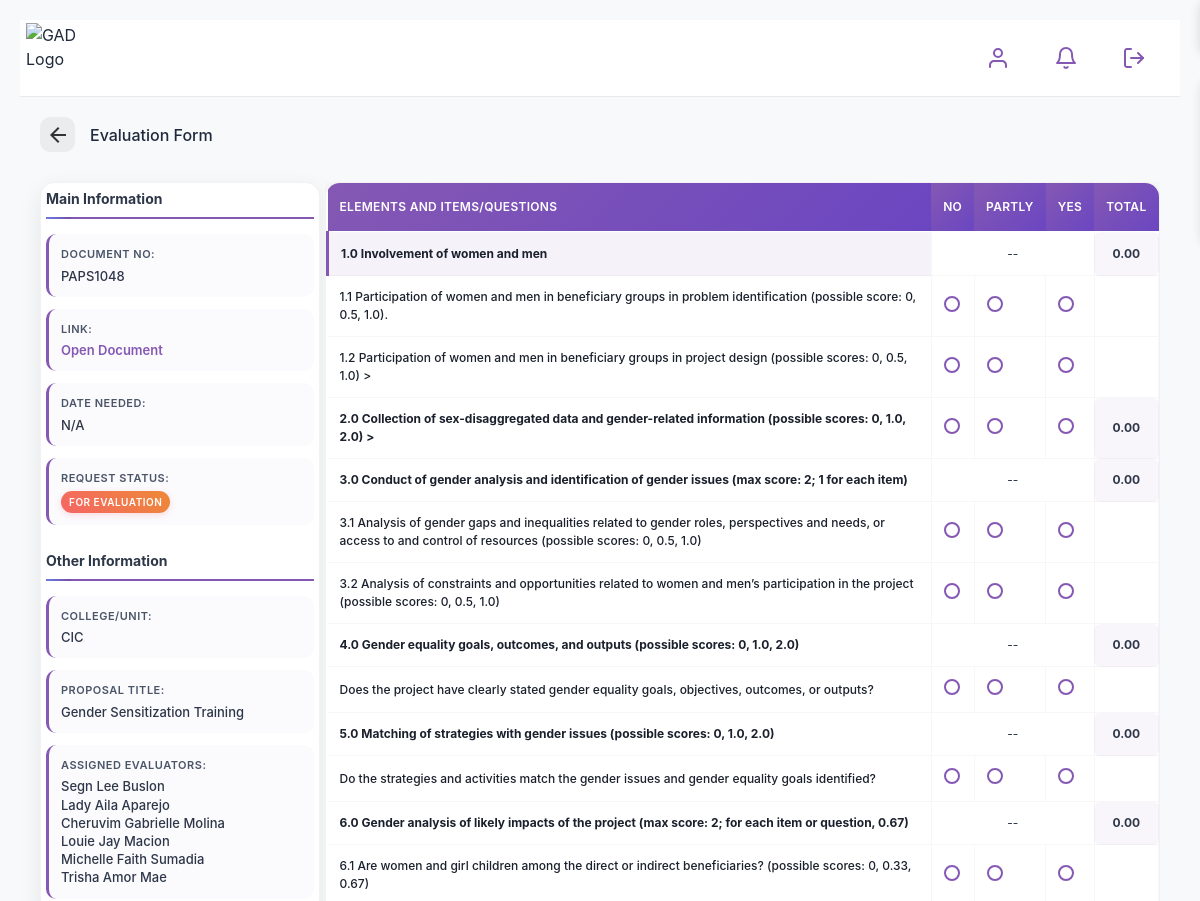
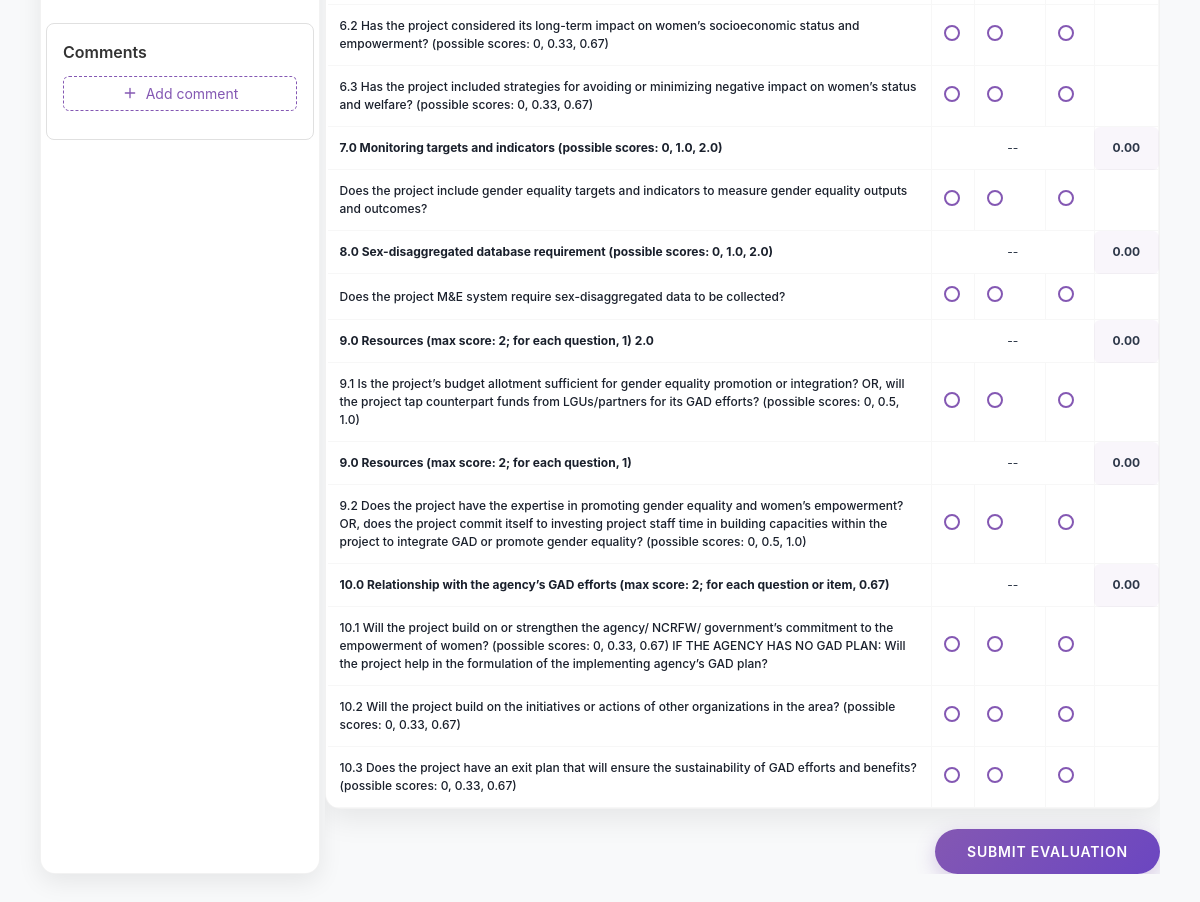
The app's page /evaluation-form.php?papsID=PAPS1048 (signed in) with its own data (2 pictures, top to bottom).
### tables this page shows
CREATE TABLE IF NOT EXISTS `paps` (
  `papsID` varchar(10) NOT NULL,
  `userID` varchar(10) NOT NULL,
  `title` varchar(200) NOT NULL,
  `organization` varchar(25) NOT NULL,
  `dateSubmitted` date NOT NULL DEFAULT (curdate()),
  `fileLink` varchar(1000) NOT NULL,
  `status` enum('unassigned','pending','completed') DEFAULT 'unassigned',
  `finalScore` decimal(10,2) DEFAULT NULL,
  PRIMARY KEY (`papsID`),
  KEY `paps_ibfk_1` (`userID`)
);

CREATE TABLE IF NOT EXISTS `scoresheet` (
  `itemID` varchar(10) NOT NULL,
  `item` text NOT NULL,
  `subitem` text,
  `adminID` varchar(10) NOT NULL,
  `yesValue` decimal(5,2) NOT NULL,
  `noValue` decimal(5,2) NOT NULL,
  `partlyValue` decimal(5,2) NOT NULL,
  PRIMARY KEY (`itemID`),
  KEY `adminID` (`adminID`)
);

### evaluation-form.php (the view, shortened to what this page needs)
<?php
include 'db_connection.php';
$papsID = $_GET['papsID'] ?? null;
$conn = new mysqli($host, $user, $pass, $db);
$res = $conn->query("SELECT MAX(versionID) AS latest FROM ScoresheetVersions");
$versionID = $res->fetch_assoc()['latest'] ?? '';
$stmt = $conn->prepare("SELECT s.* FROM ScoresheetVersions sv JOIN Scoresheet s ON sv.itemID = s.itemID WHERE sv.versionID = ? ORDER BY CAST(SUBSTRING_INDEX(s.item, '.', 1) AS UNSIGNED), s.itemID");
$stmt->bind_param("s", $versionID);
$stmt->execute();
$result = $stmt->get_result();
$scoresheet = [];
while ($row = $result->fetch_assoc()) {
  $item = $row['item'];
  $subitem = $row['subitem'];
  if (!isset($scoresheet[$item])) {
    $scoresheet[$item] = [
      'parent' => $row,
      'subitems' => [],
    ];
  }
  if (!empty($subitem)) {
    $scoresheet[$item]['subitems'][] = $row;
  }
}
$stmt = $conn->prepare("SELECT papsID, title, organization, fileLink, status FROM paps WHERE papsID = ?");
$stmt->bind_param("s", $papsID);
$stmt->execute();
$result = $stmt->get_result();
$papInfo = $result->fetch_assoc();
$stmt = $conn->prepare("SELECT fname, lname FROM assignedeval ae JOIN evaluator e ON ae.evaluatorID = e.evaluatorID WHERE ae.papsID = ?");
$stmt->bind_param("s", $papsID);
$stmt->execute();
$result = $stmt->get_result();
$assignedEvaluators = [];
while ($row = $result->fetch_assoc()) {
  $assignedEvaluators[] = $row['fname'] . ' ' . $row['lname'];
}
?>
<!DOCTYPE html>
<html lang="en">
<head>
  <link rel="stylesheet" href="globalstyles.css">
  <link rel="stylesheet" href="evaluator.css">
  <link rel="stylesheet" href="evaluation-form.css">
</head>
<body style>
  <div class="view" style="margin:0 auto; padding:20px; box-sizing:border-box;">
    <div class="header" style="position:sticky; top:0; z-index:100; background:#fff;">
      <div class="logo">
        <div class="logo-icon">
          <img src="img/logo.svg" alt="GAD Logo" width="80" height="80">
        </div>
      </div>
      <div class="header-actions">
        <div class="header-icon-container">
          <button class="icon-button">
          </button>
        </div>
        <div class="header-icon-container">
          <button class="icon-button" id="notification-button" title="Notifications">
          </button>
        </div>
        <div class="header-icon-container">
          <button class="icon-button" id="menu-button" title="Log out">
          </button>
        </div>
      </div>
    </div>
    <div class="subheader-container">
      <div class="subheader-header">
        <div class="header-left">
          <a href="evalhome.php" class="back-icon">
            <svg width="24" height="24" viewBox="0 0 24 24" fill="none" xmlns="http://www.w3.org/2000/svg">
              <path d="M20 11H7.83L13.42 5.41L12 4L4 12L12 20L13.41 18.59L7.83 13H20V11Z" fill="#333333" />
            </svg>
          </a>
          <div class="subheader-title">Evaluation Form</div>
        </div>
      </div>
    </div>
    <div class="content">
      <div class="sidebar">
        <div class="info-section">
          <h2 class="info-title">Main Information</h2>
          <div class="info-row">
            <div class="info-label">Document No:</div>
            <div class="info-value"><?php echo htmlspecialchars($papInfo['papsID'] ?? 'N/A'); ?></div>
          </div>
          <div class="info-row">
            <div class="info-label">Link:</div>
            <div class="info-value">
              <a href="<?php echo htmlspecialchars($papInfo['fileLink'] ?? '#'); ?>" target="_blank">
                <?php echo !empty($papInfo['fileLink']) ? 'Open Document' : 'No link available'; ?>
              </a>
            </div>
          </div>
          <div class="info-row">
            <div class="info-label">Date Needed:</div>
            <div class="info-value">N/A</div>
          </div>
          <div class="info-row">
            <div class="info-label">Request Status:</div>
            <div class="info-value">
              <span class="badge">FOR EVALUATION</span>
            </div>
          </div>
        </div>
        <div class="info-section">
          <h2 class="info-title">Other Information</h2>
          <div class="info-row">
            <div class="info-label">College/Unit:</div>
            <div class="info-value"><?php echo htmlspecialchars($papInfo['organization'] ?? 'N/A'); ?></div>
          </div>
          <div class="info-row">
            <div class="info-label">Proposal Title:</div>
            <div class="info-value"><?php echo htmlspecialchars($papInfo['title'] ?? 'N/A'); ?></div>
          </div>
          <div class="info-row">
            <div class="info-label">Assigned Evaluators:</div>
            <div class="info-value">
              <?php echo !empty($assignedEvaluators) ? implode('<br>', array_map('htmlspecialchars', $assignedEvaluators)) : 'None assigned'; ?>
            </div>
          </div>
        </div>
        <div class="info-section comment-section">
          <h2 class="comment-title">Comments</h2>
          <button class="add-comment-btn" id="addCommentBtn">
            <svg viewBox="0 0 24 24" fill="none" xmlns="http://www.w3.org/2000/svg">
              <path d="M12 5V19M5 12H19" stroke="currentColor" stroke-width="2" stroke-linecap="round"
                stroke-linejoin="round" />
            </svg>
            Add comment
          </button>
        </div>
      </div>
      <form id="evaluationForm" method="POST" action="save_scores.php" onsubmit="return true;">
        <div class="table-container">
          <table class="sticky-header">
            <thead>
              <tr>
                <th>Elements and Items/Questions</th>
                <th>No</th>
                <th>Partly</th>
                <th>Yes</th>
                <th>Total</th>
              </tr>
            </thead>
            <tbody>
              <?php foreach ($scoresheet as $item => $group): ?>
                <tr>
                  <td><strong><?= htmlspecialchars($item) ?></strong></td>
                  <?php if (count($group['subitems']) === 0): ?>
                    <td><input type="radio" name="score[<?= $group['parent']['itemID'] ?>]"
                        value="<?= $group['parent']['noValue'] ?>" data-parent="<?= $group['parent']['itemID'] ?>"></td>
                    <td><input type="radio" name="score[<?= $group['parent']['itemID'] ?>]"
                        value="<?= $group['parent']['partlyValue'] ?>" data-parent="<?= $group['parent']['itemID'] ?>"></td>
                    <td><input type="radio" name="score[<?= $group['parent']['itemID'] ?>]"
                        value="<?= $group['parent']['yesValue'] ?>" data-parent="<?= $group['parent']['itemID'] ?>"></td>
                    <td class="total" id="total_item_<?= $group['parent']['itemID'] ?>">0.00</td>
                  <?php else: ?>
                    <td colspan="3" style="text-align: center;">--</td>
                    <td class="total" id="total_item_<?= $group['parent']['itemID'] ?>">0.00</td>
                  <?php endif; ?>
                </tr>
                <?php
                usort($group['subitems'], function ($a, $b) {
                  $aVal = floatval(preg_replace('/[^0-9.]/', '', $a['subitem']));
                  $bVal = floatval(preg_replace('/[^0-9.]/', '', $b['subitem']));
                  return $aVal <=> $bVal;
                });
                foreach ($group['subitems'] as $sub): ?>
                  <tr>
                    <td><?= htmlspecialchars($sub['subitem']) ?></td>
                    <td><input type="radio" name="score[<?= $sub['itemID'] ?>]" value="<?= $sub['noValue'] ?>"
                        data-parent="<?= $group['parent']['itemID'] ?>"></td>
                    <td><input type="radio" name="score[<?= $sub['itemID'] ?>]" value="<?= $sub['partlyValue'] ?>"
                        data-parent="<?= $group['parent']['itemID'] ?>"></td>
                    <td><input type="radio" name="score[<?= $sub['itemID'] ?>]" value="<?= $sub['yesValue'] ?>"
                        data-parent="<?= $group['parent']['itemID'] ?>"></td>
                    <td></td>
                  </tr>
                <?php endforeach; ?>
              <?php endforeach; ?>
            </tbody>
          </table>
        </div>
        <button class="submit-btn" type="submit">Submit Evaluation</button>
      </form>
    </div>
  </div>
</body>
</html>

### globalstyles.css (style rules this page uses)
* { margin: 0; padding: 0; box-sizing: border-box; font-family: -apple-system, BlinkMacSystemFont, 'Segoe UI', Roboto, Oxygen, Ubuntu, Cantarell, sans-serif; }
body { font-family: -apple-system, BlinkMacSystemFont, 'Segoe UI', Roboto, Oxygen, Ubuntu, Cantarell, sans-serif; background-color: #f8fafc; color: #1e293b; line-height: 1.5; }
.view { width: 100vw; min-height: 100vh; background-color: white; box-shadow: 0 0 10px rgba(0, 0, 0, 0.1); display: flex; flex-direction: column; }
.header { display: flex; justify-content: space-between; align-items: center; padding: 20px; background-color: white; border-bottom: 1px solid #eaeaea; }
.logo { display: flex; align-items: center; margin-top: 10px; }
.logo-icon { width: 40px; height: 40px; display: flex; align-items: center; margin-left: -10px; }
.header-actions { display: flex; gap: 20px; }
.icon-button { background: none; border: none; cursor: pointer; width: 60px; height: 60px; display: flex; align-items: center; justify-content: center; border-radius: 50%; transition: background-color 0.3s; }
.content { display: flex; justify-content: center; align-items: center; flex: 1; padding: 40px 20px; }
.subheader-container { padding: 20px; }
.header-left { display: flex; align-items: center; }
.back-icon { margin-right: 15px; display: flex; align-items: center; }
.subheader-title { font-size: 16px; font-weight: 500; }
.header-icon-container { display: flex; flex-direction: column; align-items: center; }

### evaluator.css (style rules this page uses)
.header { display: flex; justify-content: space-between; align-items: center; padding: 8px 16px; }
.header-actions { display: flex; gap: 8px; }
.icon-button { padding: 4px; }
.logo { margin-right: 90px; }
.view { background-color: #f8f9fa; min-height: 100vh; font-family: -apple-system, BlinkMacSystemFont, 'Segoe UI', Roboto, Oxygen, Ubuntu, Cantarell, sans-serif; }

### records on screen
paps: papsID "PAPS1048", organization "CIC", title "Gender Sensitization Training"
scoresheet: item "1.0 Involvement of women and men", subitem "1.1 Participation of women and men in beneficiary groups in problem identification (possible score: 0, 0.5, 1.0)."
scoresheet: subitem "1.2 Participation of women and men in beneficiary groups in project design (possible scores: 0, 0.5, 1.0) >"
scoresheet: item "2.0 Collection of sex-disaggregated data and gender-related information (possible scores: 0, 1.0, 2.0) >"
scoresheet: item "3.0 Conduct of gender analysis and identification of gender issues (max score: 2; 1 for each item)", subitem "3.1 Analysis of gender gaps and inequalities related to gender roles, perspectives and needs, or access to and control of resources (possible scores: 0, 0.5, 1.0)"
scoresheet: subitem "3.2 Analysis of constraints and opportunities related to women and men’s participation in the project (possible scores: 0, 0.5, 1.0)"
scoresheet: item "4.0 Gender equality goals, outcomes, and outputs (possible scores: 0, 1.0, 2.0)", subitem "Does the project have clearly stated gender equality goals, objectives, outcomes, or outputs?"
scoresheet: item "5.0 Matching of strategies with gender issues (possible scores: 0, 1.0, 2.0)", subitem "Do the strategies and activities match the gender issues and gender equality goals identified?"
scoresheet: item "6.0 Gender analysis of likely impacts of the project (max score: 2; for each item or question, 0.67)", subitem "6.1 Are women and girl children among the direct or indirect beneficiaries? (possible scores: 0, 0.33, 0.67)"
scoresheet: subitem "6.2 Has the project considered its long-term impact on women’s socioeconomic status and empowerment? (possible scores: 0, 0.33, 0.67)"
scoresheet: subitem "6.3 Has the project included strategies for avoiding or minimizing negative impact on women’s status and welfare? (possible scores: 0, 0.33, 0.67)"
scoresheet: item "7.0 Monitoring targets and indicators (possible scores: 0, 1.0, 2.0)", subitem "Does the project include gender equality targets and indicators to measure gender equality outputs and outcomes?"
scoresheet: item "8.0 Sex-disaggregated database requirement (possible scores: 0, 1.0, 2.0)", subitem "Does the project M&E system require sex-disaggregated data to be collected?"
scoresheet: item "9.0 Resources (max score: 2; for each question, 1) 2.0", subitem "9.1 Is the project’s budget allotment sufficient for gender equality promotion or integration? OR, will the project tap counterpart funds from LGUs/partners for its GAD efforts? (possible scores: 0, 0.5, 1.0)"
scoresheet: item "9.0 Resources (max score: 2; for each question, 1)", subitem "9.2 Does the project have the expertise in promoting gender equality and women’s empowerment? OR, does the project commit itself to investing project staff time in building capacities within the project to integrate GAD or promote gender equality? (possible scores: 0, 0.5, 1.0)"
scoresheet: item "10.0 Relationship with the agency’s GAD efforts (max score: 2; for each question or item, 0.67)", subitem "10.3 Does the project have an exit plan that will ensure the sustainability of GAD efforts and benefits? (possible scores: 0, 0.33, 0.67)"
scoresheet: subitem "10.1 Will the project build on or strengthen the agency/ NCRFW/ government’s commitment to the empowerment of women? (possible scores: 0, 0.33, 0.67) IF THE AGENCY HAS NO GAD PLAN: Will the project help in the formulation of the implementing agency’s GAD plan?"
scoresheet: subitem "10.2 Will the project build on the initiatives or actions of other organizations in the area? (possible scores: 0, 0.33, 0.67)"

### other values on screen
implode('<br>', array_map('htmlspecialchars', $assignedEvaluators)) "Segn Lee Buslon Lady Aila Aparejo Cheruvim Gabrielle Molina Louie Jay Macion Michelle Faith Sumadia Trisha Amor Mae"
